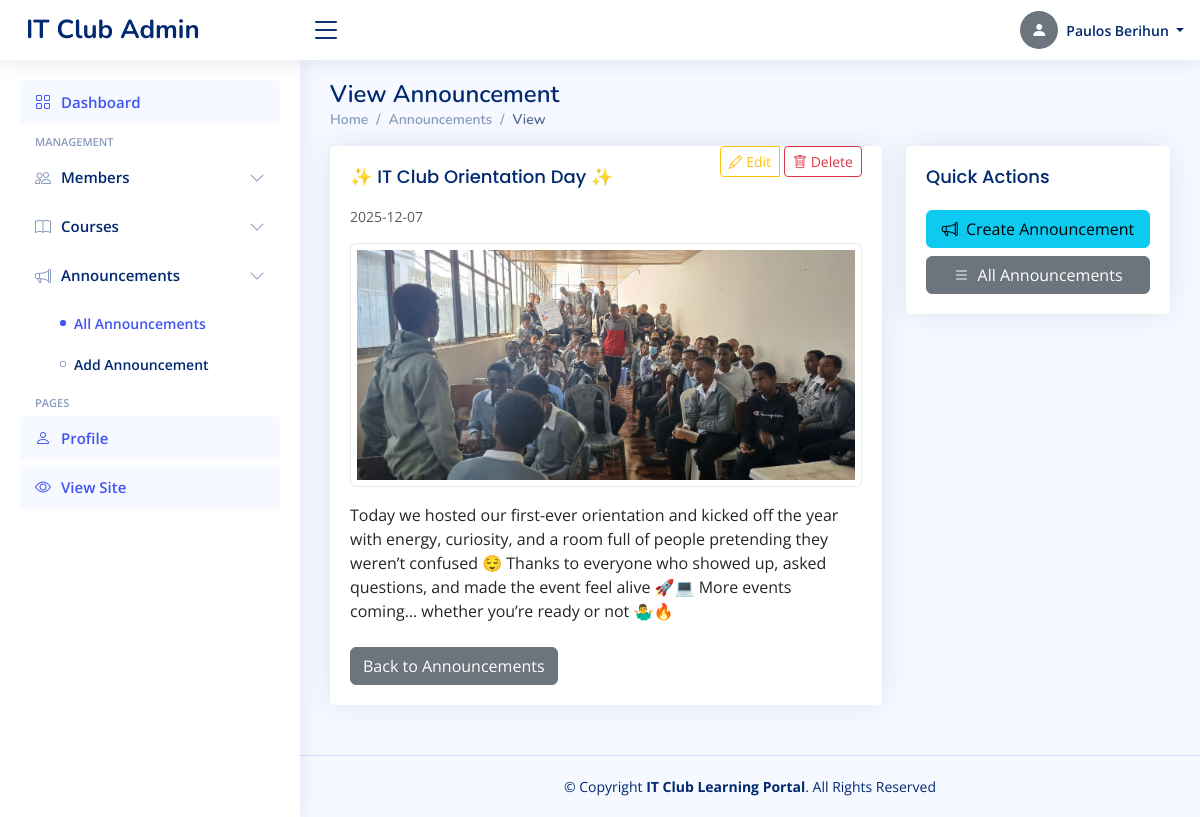
/admin/announcements/view/1 (signed in), run on the app's committed database.
### tables this page shows
CREATE TABLE announcements (
        id INTEGER PRIMARY KEY AUTOINCREMENT,
        title TEXT NOT NULL,
        content TEXT NOT NULL,
        author_id INTEGER,
        is_public INTEGER DEFAULT 1,
        created_at TIMESTAMP DEFAULT CURRENT_TIMESTAMP, poster TEXT,
        FOREIGN KEY (author_id) REFERENCES admins (id)
    );

### app.py (the view)
@app.route('/admin/announcements/view/<int:announcement_id>')
@admin_required
def view_announcement(announcement_id):
    db = get_db()
    announcement_row = db.execute('SELECT * FROM announcements WHERE id = ?', (announcement_id,)).fetchone()
    announcement = row_to_dict(announcement_row)
    if announcement:
        announcement['poster'] = resolve_media_path(announcement.get('poster'))
        if 'author_name' not in announcement:
            author = db.execute('SELECT full_name FROM admins WHERE id = ?', (announcement.get('author_id'),)).fetchone()
            announcement['author_name'] = author['full_name'] if author else None
        announcement.setdefault('created_at', None)
    return render_template('admin/view_announcement.html', announcement=announcement)

### app.py (called while the page is built)
def get_db():
    if 'db' not in g:
        g.db = sqlite3.connect(app.config['DATABASE'])
        g.db.row_factory = sqlite3.Row
    return g.db

def admin_required(f):
    @functools.wraps(f)
    def decorated(*args, **kwargs):
        if 'admin_id' not in session:
            flash('Admin login required.', 'error')
            return redirect(url_for('admin_login'))
        return f(*args, **kwargs)
    return decorated

def row_to_dict(row):
	if row is None:
		return None
	try:
		return {k: row[k] for k in row.keys()}
	except Exception:
		try:
			return dict(row)
		except Exception:
			return row

def resolve_media_path(val):
	if not val:
		return None
	val = str(val)
	if val.startswith('http://') or val.startswith('https://') or val.startswith('/'):
		return val
	return url_for('static', filename=val)

### templates/admin/view_announcement.html (shortened to what this page needs)
<!DOCTYPE html>
<html lang="en">
<head>
  <link href="{{ url_for('static', filename='vendor/bootstrap/css/bootstrap.min.css') }}" rel="stylesheet">
  <link href="{{ url_for('static', filename='vendor/bootstrap-icons/bootstrap-icons.css') }}" rel="stylesheet">
  <link href="{{ url_for('static', filename='vendor/boxicons/css/boxicons.min.css') }}" rel="stylesheet">
  <link href="{{ url_for('static', filename='vendor/quill/quill.snow.css') }}" rel="stylesheet">
  <link href="{{ url_for('static', filename='vendor/quill/quill.bubble.css') }}" rel="stylesheet">
  <link href="{{ url_for('static', filename='vendor/remixicon/remixicon.css') }}" rel="stylesheet">
  <link href="{{ url_for('static', filename='vendor/simple-datatables/style.css') }}" rel="stylesheet">
  <link rel="stylesheet" href="https://cdn.jsdelivr.net/npm/bootstrap-icons@1.10.5/font/bootstrap-icons.css">
  <link rel="stylesheet" href="https://cdnjs.cloudflare.com/ajax/libs/boxicons/2.1.4/css/boxicons.min.css">
  <link rel="stylesheet" href="https://cdn.jsdelivr.net/npm/remixicon@2.5.0/fonts/remixicon.css">
  <link href="{{ url_for('static', filename='css/style.css') }}" rel="stylesheet">
</head>
<body>
  <header id="header" class="header fixed-top d-flex align-items-center">
    <div class="d-flex align-items-center justify-content-between">
      <a href="{{ url_for('admin_dashboard') }}" class="logo d-flex align-items-center">
        <span class="d-none d-lg-block">IT Club Admin</span>
      </a>
      <i class="bi bi-list toggle-sidebar-btn"></i>
    </div>
    <nav class="header-nav ms-auto">
      <ul class="d-flex align-items-center">
        <li class="nav-item dropdown pe-3">
          <a class="nav-link nav-profile d-flex align-items-center pe-0" href="#" data-bs-toggle="dropdown">
            {% set _avatar_src = None %}
            {% if admin and admin.profile_picture %}
              {% if admin.profile_picture.startswith('http') or admin.profile_picture.startswith('/') %}
                {% set _avatar_src = admin.profile_picture %}
              {% else %}
                {% set _avatar_src = url_for('static', filename=admin.profile_picture) %}
              {% endif %}
            {% endif %}
            {% if _avatar_src %}
              <img src="{{ _avatar_src }}" alt="Profile" class="rounded-circle">
            {% else %}
              <div class="rounded-circle bg-secondary d-flex align-items-center justify-content-center" style="width:38px;height:38px;">
                <i class="bi bi-person-fill text-white"></i>
              </div>
            {% endif %}
            <span class="d-none d-md-block dropdown-toggle ps-2">
              {{ admin.full_name if admin and admin.full_name else session.get('admin_name', 'Admin') }}
            </span>
          </a>
        </li>
      </ul>
    </nav>
  </header>
  <aside id="sidebar" class="sidebar">
    <ul class="sidebar-nav" id="sidebar-nav">
      <li class="nav-item">
        <a class="nav-link" href="{{ url_for('admin_dashboard') }}">
          <i class="bi bi-grid"></i><span>Dashboard</span>
        </a>
      </li>
      <li class="nav-heading">Management</li>
      <li class="nav-item">
        <a class="nav-link collapsed" data-bs-target="#members-nav" data-bs-toggle="collapse" href="#">
          <i class="bi bi-people"></i><span>Members</span><i class="bi bi-chevron-down ms-auto"></i>
        </a>
      </li>
      <li class="nav-item">
        <a class="nav-link collapsed" data-bs-target="#courses-nav" data-bs-toggle="collapse" href="#">
          <i class="bi bi-book"></i><span>Courses</span><i class="bi bi-chevron-down ms-auto"></i>
        </a>
      </li>
      <li class="nav-item">
        <a class="nav-link collapsed" data-bs-target="#announcements-nav" data-bs-toggle="collapse" href="#">
          <i class="bi bi-megaphone"></i><span>Announcements</span><i class="bi bi-chevron-down ms-auto"></i>
        </a>
        <ul id="announcements-nav" class="nav-content collapse show" data-bs-parent="#sidebar-nav">
          <li><a href="{{ url_for('admin_announcements') }}" class="active"><i class="bi bi-circle"></i><span>All Announcements</span></a></li>
          <li><a href="{{ url_for('add_announcement') }}"><i class="bi bi-circle"></i><span>Add Announcement</span></a></li>
        </ul>
      </li>
      <li class="nav-heading">Pages</li>
      <li class="nav-item">
        <a class="nav-link" href="{{ url_for('admin_profile') }}">
          <i class="bi bi-person"></i><span>Profile</span>
        </a>
      </li>
      <li class="nav-item">
        <a class="nav-link" href="{{ url_for('index') }}" target="_blank">
          <i class="bi bi-eye"></i><span>View Site</span>
        </a>
      </li>
    </ul>
  </aside>
  <main id="main" class="main">
    <div class="pagetitle">
      <h1>View Announcement</h1>
      <nav>
        <ol class="breadcrumb">
          <li class="breadcrumb-item"><a href="{{ url_for('admin_dashboard') }}">Home</a></li>
          <li class="breadcrumb-item"><a href="{{ url_for('admin_announcements') }}">Announcements</a></li>
          <li class="breadcrumb-item active">View</li>
        </ol>
      </nav>
    </div>
    <section class="section dashboard">
      <div class="row">
        <div class="col-lg-8">
          <div class="card">
            <div class="card-body">
              {% if announcement %}
                <div class="d-flex justify-content-between align-items-start mb-3">
                  <div>
                    <h3 class="card-title mb-1">{{ announcement['title'] }}</h3>
                    <div class="text-muted small">
                      {% if announcement['created_at'] %} {{ announcement['created_at'][:10] }} {% endif %}
                    </div>
                  </div>
                  <div class="btn-group">
                    <a href="{{ url_for('edit_announcement', announcement_id=announcement['id']) }}" class="btn btn-sm btn-outline-warning me-1"><i class="bi bi-pencil"></i> Edit</a>
                    <form action="{{ url_for('delete_announcement', announcement_id=announcement['id']) }}" method="post" onsubmit="return confirm('Delete this announcement?');" style="display:inline">
                      <button class="btn btn-sm btn-outline-danger" type="submit"><i class="bi bi-trash"></i> Delete</button>
                    </form>
                  </div>
                </div>
                {% set poster = announcement['poster'] if 'poster' in announcement and announcement['poster'] else None %}
                {% if poster %}
                  {% if poster.startswith('http') %}
                    {% set poster_src = poster %}
                  {% elif poster.startswith('/') %}
                    {% set poster_src = poster %}
                  {% elif poster.startswith('static/') %}
                    {% set poster_src = '/' + poster %}
                  {% else %}
                    {% set poster_src = url_for('static', filename=poster) %}
                  {% endif %}
                {% else %}
                  {% set poster_src = url_for('static', filename='img/default-announcement.png') %}
                {% endif %}
                <div class="mb-3 text-center">
                  <img src="{{ poster_src }}" alt="poster" class="img-fluid rounded" style="max-height:420px; width:auto; border:1px solid #eaeaea; padding:6px;" data-poster="{{ poster|default('') }}">
                </div>
                <div class="mb-4">
                  {{ announcement['content'] | safe }}
                </div>
                <a href="{{ url_for('admin_announcements') }}" class="btn btn-secondary">Back to Announcements</a>
              {% else %}
                <div class="text-center py-4">
                  <i class="bi bi-megaphone display-4 text-muted"></i>
                  <p class="text-muted mt-2">Announcement not found.</p>
                  <a href="{{ url_for('admin_announcements') }}" class="btn btn-primary">Back</a>
                </div>
              {% endif %}
            </div>
          </div>
        </div>
        <div class="col-lg-4">
          <div class="card">
            <div class="card-body">
              <h5 class="card-title">Quick Actions</h5>
              <div class="d-grid gap-2">
                <a href="{{ url_for('add_announcement') }}" class="btn btn-info"><i class="bi bi-megaphone me-1"></i> Create Announcement</a>
                <a href="{{ url_for('admin_announcements') }}" class="btn btn-secondary"><i class="bi bi-list me-1"></i> All Announcements</a>
              </div>
            </div>
          </div>
        </div>
      </div>
    </section>
  </main>
  <footer id="footer" class="footer">
    <div class="copyright">
      &copy; Copyright <strong><span>IT Club Learning Portal</span></strong>. All Rights Reserved
    </div>
  </footer>
</body>
</html>

### static/css/style.css (style rules this page uses)
:root { scroll-behavior: smooth; }
body { font-family: "Open Sans", sans-serif; background: #f6f9ff; color: #444444; }
a { color: #4154f1; text-decoration: none; }
h1, h2, h3, h4, h5, h6 { font-family: "Nunito", sans-serif; }
#main { margin-top: 60px; padding: 20px 30px; transition: all 0.3s; }
.pagetitle { margin-bottom: 10px; }
.pagetitle h1 { font-size: 24px; margin-bottom: 0; font-weight: 600; color: #012970; }
.card { margin-bottom: 30px; border: none; border-radius: 5px; box-shadow: 0px 0 30px rgba(1, 41, 112, 0.1); }
.card-title { padding: 20px 0 15px 0; font-size: 18px; font-weight: 500; color: #012970; font-family: "Poppins", sans-serif; }
.card-body { padding: 0 20px 20px 20px; }
.breadcrumb { font-size: 14px; font-family: "Nunito", sans-serif; color: #899bbd; font-weight: 600; }
.breadcrumb a { color: #899bbd; transition: 0.3s; }
.breadcrumb .breadcrumb-item::before { color: #899bbd; }
.breadcrumb .active { color: #51678f; font-weight: 600; }
.logo { line-height: 1; }
@media (min-width: 1200px) { .logo { width: 280px; } }
.logo span { font-size: 26px; font-weight: 700; color: #012970; font-family: "Nunito", sans-serif; }
.header { transition: all 0.5s; z-index: 997; height: 60px; box-shadow: 0px 2px 20px rgba(1, 41, 112, 0.1); background-color: #fff; padding-left: 20px; }
.header .toggle-sidebar-btn { font-size: 32px; padding-left: 10px; cursor: pointer; color: #012970; }
.header-nav ul { list-style: none; }
.header-nav>ul { margin: 0; padding: 0; }
.header-nav .nav-profile { color: #012970; }
.header-nav .nav-profile span { font-size: 14px; font-weight: 600; }
.sidebar { position: fixed; top: 60px; left: 0; bottom: 0; width: 300px; z-index: 996; transition: all 0.3s; padding: 20px; overflow-y: auto; scrollbar-width: thin; scrollbar-color: #aab7cf transparent; box-shadow: 0px 0px 20px rgba(1, 41, 112, 0.1); background-color: #fff; }
@media (min-width: 1200px) { #main, #footer { margin-left: 300px; } }
.sidebar-nav { padding: 0; margin: 0; list-style: none; }
.sidebar-nav li { padding: 0; margin: 0; list-style: none; }
.sidebar-nav .nav-item { margin-bottom: 5px; }
.sidebar-nav .nav-heading { font-size: 11px; text-transform: uppercase; color: #899bbd; font-weight: 600; margin: 10px 0 5px 15px; }
.sidebar-nav .nav-link { display: flex; align-items: center; font-size: 15px; font-weight: 600; color: #4154f1; transition: 0.3; background: #f6f9ff; padding: 10px 15px; border-radius: 4px; }
.sidebar-nav .nav-link i { font-size: 16px; margin-right: 10px; color: #4154f1; }
.sidebar-nav .nav-link.collapsed { color: #012970; background: #fff; }
.sidebar-nav .nav-link.collapsed i { color: #899bbd; }
.sidebar-nav .nav-link .bi-chevron-down { margin-right: 0; transition: transform 0.2s ease-in-out; }
.sidebar-nav .nav-content { padding: 5px 0 0 0; margin: 0; list-style: none; }
.sidebar-nav .nav-content a { display: flex; align-items: center; font-size: 14px; font-weight: 600; color: #012970; transition: 0.3; padding: 10px 0 10px 40px; transition: 0.3s; }
.sidebar-nav .nav-content a i { font-size: 6px; margin-right: 8px; line-height: 0; border-radius: 50%; }
.sidebar-nav .nav-content a:hover, .sidebar-nav .nav-content a.active { color: #4154f1; }
.sidebar-nav .nav-content a.active i { background-color: #4154f1; }
.footer { padding: 20px 0; font-size: 14px; transition: all 0.3s; border-top: 1px solid #cddfff; }
.footer .copyright { text-align: center; color: #012970; }

### data on the page
announcements: title "✨ IT Club Orientation Day ✨", created_at "2025-12-07", poster (picture), content "Today we hosted our first-ever orientation and kicked off the year with energy, curiosity, and a room full of people pretending they weren’t confused 😌 Thanks to everyone who showed up, asked questions, and made the event feel alive 🚀💻 More events coming… whether you’re ready or not 🤷‍♂️🔥"
